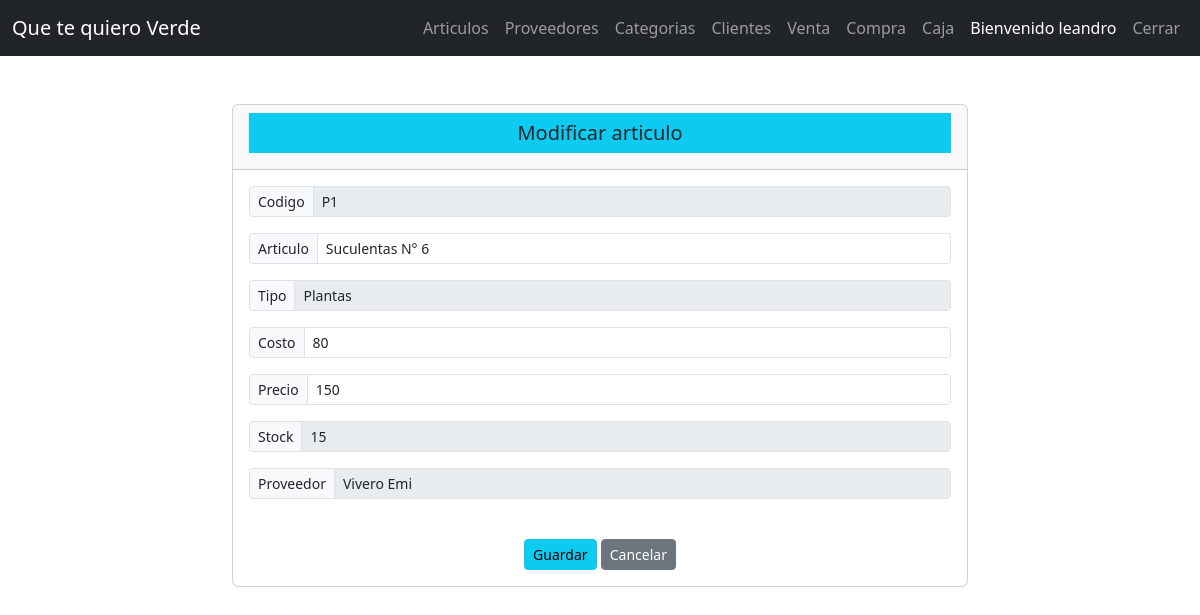
The page /articulos/modificar/1 (signed in) on the database its author committed.
### tienda/modelos/user.py (models this page shows, shortened)
class User(db.Model):
    id = db.Column(db.Integer, primary_key = True)
    username = db.Column(db.String(20), unique = True, nullable = False)
    password = db.Column(db.Text, nullable = False)
    apellido = db.Column(db.String(40))
    nombre = db.Column(db.String(40))
    cuit = db.Column(db.String(12))
    tcliente = db.Column(db.String(40))
    direccion = db.Column(db.String(60))
    telefono = db.Column(db.String(40))
    email = db.Column(db.String(40))
    fechanac = db.Column(db.String(40))

### tienda/modelos/articulo.py (models this page shows, shortened)
class Articulo(db.Model):
    id = db.Column(db.Integer, primary_key = True)
    codart = db.Column(db.String(10), nullable = False)
    articulo = db.Column(db.String(20), nullable = False)
    descripcion = db.Column(db.String(50))
    descripcion_larga = db.Column(db.String(750))
    tipo = db.Column(db.String(20), nullable = False)
    costo = db.Column(db.Integer, nullable = False)
    precio = db.Column(db.Integer, nullable = False)
    stock = db.Column(db.Integer, nullable = False)
    proveedor = db.Column(db.String(50), nullable = False)
    imgfile = db.Column(db.String(255))
    creado_por = db.Column(db.Integer, nullable = False)

### tienda/routers/articulos.py (the view)
@bp.route('/modificar/<int:id>', methods = ["GET", "POST"])
@login_required
@login_admin
def modificar(id):
    art = get_articulo(id)
    if request.method == "POST":
        art.articulo = request.form["articulo"]
        art.costo = int(request.form["costo"])
        art.precio = int(request.form["precio"])
        db.session.commit()
        return redirect(url_for('articulos.lista'))
    return render_template('articulo/modificar.html', art = art)

### tienda/routers/articulos.py (called while the page is built)
def get_articulo(id):
    articulo_buscado = articulo.Articulo.query.get_or_404(id)
    return articulo_buscado

### tienda/routers/auth.py (called while the page is built)
@bp.before_app_request
def load_logged_in_user():
    user_id = session.get('user_id')
    if user_id is None:
        g.user = None
    else:
        g.user = user.User.query.get_or_404(user_id)

def login_required(view):
    @functools.wraps(view)
    def wrapped_view(**kwargs):
        if g.user is None:
            return redirect(url_for('auth.login'))
        return view(**kwargs)
    return wrapped_view

def login_admin(view):
    @functools.wraps(view)
    def wrapped_view(**kwargs):
        if g.user.tcliente != "Administrador":
            return redirect(url_for('ventas.principal'))
        return view(**kwargs)
    return wrapped_view

### tienda/templates/articulo/modificar.html
{% extends 'base.html' %}
{% block content %}
<div class="container mt-5">
    <div class="row justify-content-center">
        <div class="col-sm-8">
            <div class="card">
                <div class="card-header">
                    <h5 class="text-center bg-info p-2">{% block title %}Modificar articulo{% endblock %}</h5>
                </div>
                <div class="card-body">
                    <form action="" method="post">
                        <div class="input-group input-group-sm mb-3">
                            <span class="input-group-text" id="inputGroup-sizing-sm">Codigo</span>
                            <input type="text" class="form-control" aria-label="Codigo" aria-describedby="inputGroup-sizing-sm" id="codart" name="codart" value="{{ art.codart }}" disabled>
                        </div>
                        <div class="input-group input-group-sm mb-3">
                            <span class="input-group-text" id="inputGroup-sizing-sm">Articulo</span>
                            <input type="text" class="form-control" aria-label="Articulo" aria-describedby="inputGroup-sizing-sm" id="articulo" name="articulo" minlength="8" maxlength="30" value="{{ art.articulo }}">
                        </div>
                        <div class="input-group input-group-sm mb-3">
                            <span class="input-group-text" id="inputGroup-sizing-sm">Tipo</span>
                            <input type="text" class="form-control" aria-label="Tipo" aria-describedby="inputGroup-sizing-sm" id="tipo" name="tipo" value="{{ art.tipo }}" disabled>
                        </div>
                        <div class="input-group input-group-sm mb-3">
                            <span class="input-group-text" id="inputGroup-sizing-sm">Costo</span>
                            <input type="text" class="form-control" aria-label="Costo" aria-describedby="inputGroup-sizing-sm" id="costo" name="costo" maxlength="5" value="{{ art.costo }}">
                        </div>
                        <div class="input-group input-group-sm mb-3">
                            <span class="input-group-text" id="inputGroup-sizing-sm">Precio</span>
                            <input type="text" class="form-control" aria-label="Precio" aria-describedby="inputGroup-sizing-sm" id="precio" name="precio" maxlength="6" value="{{ art.precio }}">
                        </div>
                        <div class="input-group input-group-sm mb-3">
                            <span class="input-group-text" id="inputGroup-sizing-sm">Stock</span>
                            <input type="text" class="form-control" aria-label="Cantidad" aria-describedby="inputGroup-sizing-sm" id="stock" name="stock" maxlength="10" value="{{ art.stock }}" disabled>
                        </div>
                        <div class="input-group input-group-sm mb-3">
                            <span class="input-group-text" id="inputGroup-sizing-sm">Proveedor</span>
                            <input type="text" class="form-control" aria-label="Proveedor" aria-describedby="inputGroup-sizing-sm" id="proveedor" name="proveedor" maxlength="10" value="{{ art.proveedor }}" disabled>
                        </div>
                        <br>
                        <div class="text-center">
                            <input type="submit" class="btn btn-info btn-sm" value="Guardar">
                            <a href="{{ url_for('articulos.lista') }}" class="btn btn-secondary btn-sm">Cancelar</a>
                        </div>
                    </form>
                </div>
            </div>
        </div>
    </div>
</div>
{% endblock %}

### tienda/templates/_navbar.html (shortened to what this page needs)
<nav class="navbar navbar-expand-md navbar-dark bg-dark">
    <div class="container-fluid">
      <a class="navbar-brand" href="">Que te quiero Verde</a>
      <div class="collapse navbar-collapse justify-content-end" id="navbarNav">
        <ul class="navbar-nav">
          {% if g.user %}
            <li class="nav-item">
              <a class="nav-link" href="{{url_for('articulos.lista')}}">Articulos</a>
            </li>
            {% if g.user.tcliente == "Administrador" %}
              <li class="nav-item">
                <a class="nav-link" href="{{url_for('proveedores.lista')}}">Proveedores</a>
              </li>
              <li class="nav-item">
                <a class="nav-link" href="{{url_for('categorias.lista')}}">Categorias</a>
              </li>
              <li class="nav-item">
                <a class="nav-link" href="{{url_for('clientes.lista')}}">Clientes</a>
              </li>
              <li class="nav-item">
                <a class="nav-link" href="{{url_for('ventas.lista')}}">Venta</a>
              </li>
              <li class="nav-item">
                <a class="nav-link" href="{{url_for('compras.lista')}}">Compra</a>
              </li>
              <li class="nav-item">
                <a class="nav-link" href="{{url_for('cajas.lista')}}">Caja</a>
              </li>
            {% else %}
              <li class="nav-item">
                <a class="nav-link" href="">Carrito de Compras</a>
              </li>
            {% endif %}
            <li class="nav-item">
              <span class="nav-link active">Bienvenido {{ g.user.username }}</span>
            </li>
            <li class="nav-item">
              <a class="nav-link" href="{{url_for('auth.logout')}}">Cerrar</a>
            </li>
          {% endif %}
        </ul>
      </div>
    </div>
</nav>

### rows shown on the page
User: user.username "leandro"
Articulo: codart "P1", articulo "Suculentas N° 6", tipo "Plantas", costo "80", precio "150", stock "15", proveedor "Vivero Emi"
